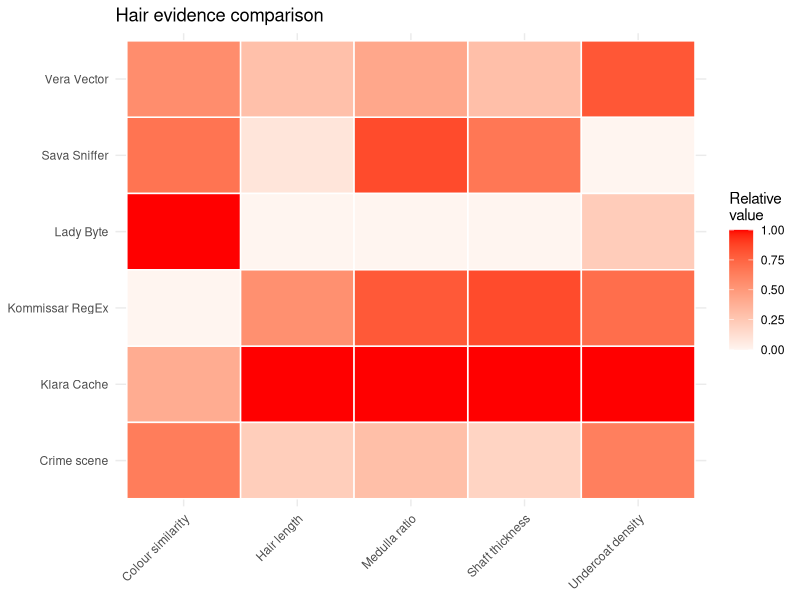
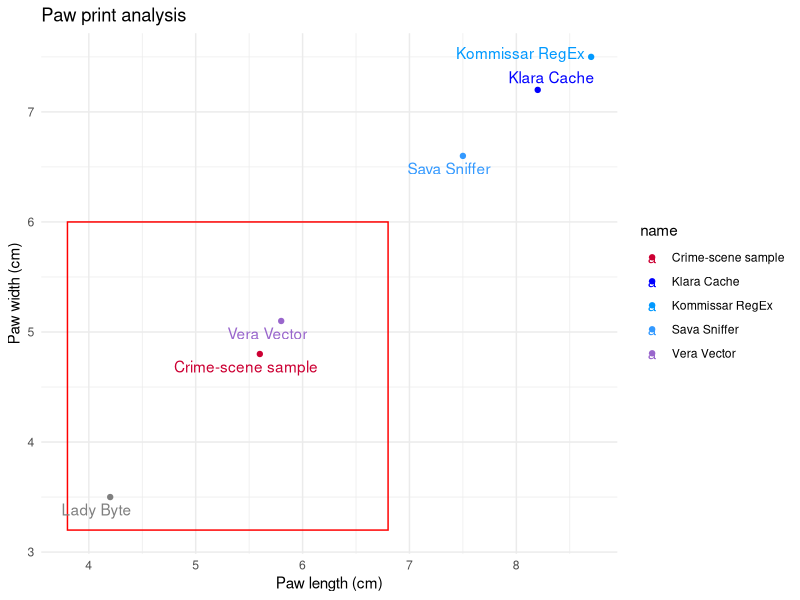
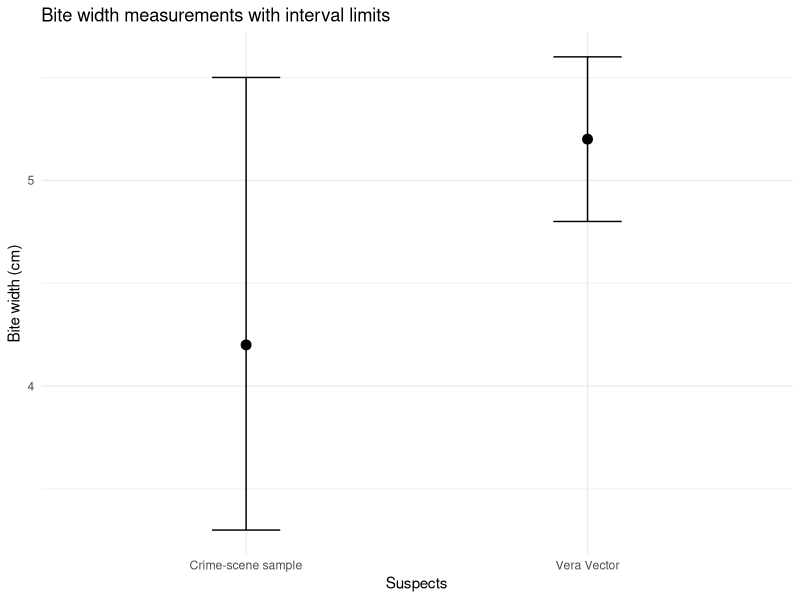

R code for these plots, in order:
## ---- chunk 1
#| output: false
# Loading the data
data <- read.csv("data/dog_database_expanded.csv")
#str(data)
#colnames(data)
## ---- chunk 2
#| output: false
# Loading libraries
library(ggplot2)
library(ggrepel)
library(tidyverse)
## ---- chunk 3
#| label: fig-hairheatmap
#| fig-cap: "Hair features of the dogs."
#| warning: false

# Hair-feature heatmap
crime_scene <- data %>% filter(record_type == "crime_scene")
all_dogs <- data %>% filter(record_type == "suspect_reference")

heat_data <- bind_rows(all_dogs, crime_scene) %>%
  mutate(name = ifelse(record_type == "crime_scene", "Crime scene", name)) %>%
  select(name,
         `Hair length` = hair_length_cm,
         `Shaft thickness` = hair_diameter_um,
         `Undercoat density` = hair_undercoat_score_0_1,
         `Colour similarity` = hair_lightness_0_1,
         `Medulla ratio` = hair_medulla_ratio) %>%
  pivot_longer(-name, names_to = "feature", values_to = "value") %>%
  group_by(feature) %>%
  mutate(scaled = (value - min(value)) / (max(value) - min(value))) %>%
  ungroup()

ggplot(heat_data, aes(x = feature, y = name, fill = scaled)) +
  geom_tile(color = "white", linewidth = 0.5) +
  scale_fill_gradient(low = "#fff5f0", high = "red", limits = c(0, 1)) +
  labs(x = NULL, y = NULL, fill = "Relative\nvalue", title = "Hair evidence comparison") +
  theme_minimal() +
  theme(
    panel.background = element_rect(fill = "white", color = NA),
    plot.background  = element_rect(fill = "white", color = NA),
    axis.text.x = element_text(angle = 45, hjust = 1)
  )
## ---- chunk 4
#| label: fig-pawprints
#| fig-cap: "Paw print sizes of the dogs."
#| warning: false


# Paw-print scatterplot
crime_scene <- data %>% filter(record_type == "crime_scene")

ggplot(data, aes(paw_length_cm, paw_width_cm, label = name, color = name)) +
  geom_rect(
    data = crime_scene,
    aes(xmin = paw_length_lower_cm, xmax = paw_length_upper_cm,
        ymin = paw_width_lower_cm, ymax = paw_width_upper_cm),
    inherit.aes = FALSE,
    fill = NA, color = "red", linewidth = 0.5
  ) +
  geom_point() +
  geom_text_repel() +
  scale_color_manual(values = c("Sava Sniffer" = "#3399FF", "Klara Cache" = "#0000FF",
                               "Byte Biter" = "#660099", "Kommissar RegEx" = "#0099FF",
                               "Vera Vector" = "#9966CC", "Crime-scene sample" = "#CC0033")) +
  labs(x = "Paw length (cm)", y = "Paw width (cm)", title = "Paw print analysis") +
  theme_minimal() +
  theme(
    panel.background = element_rect(fill = "white", color = NA),
    plot.background  = element_rect(fill = "white", color = NA)
  )
## ---- chunk 5
#| label: fig-bitemarks
#| fig-cap: "Bite marks of the dogs."
#| warning: false

selected_data <- data[data$name %in% c("Byte Biter", "Vera Vector", "Crime-scene sample"), ]

# Bite-mark interval plot
# geom_errorbarh() or geom_pointrange() 
ggplot(selected_data, aes(x = name, y = bite_width_cm)) +
  geom_point(size = 3) +                  # shows the measurement itself
  geom_errorbar(
    aes(ymin = bite_width_lower_cm, ymax = bite_width_upper_cm),
    width = 0.2,
    na.rm = FALSE
  ) +
  labs(
    x = "Suspects",
    y = "Bite width (cm)",
    title = "Bite width measurements with interval limits"
  ) +
  theme_minimal()
